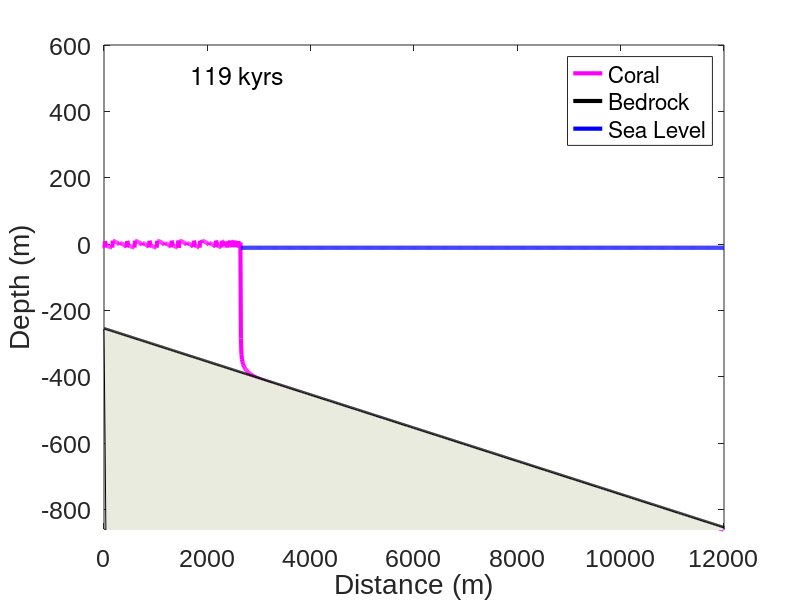

This figure's MATLAB source:
% Coral Reef Modeling: Growth and Abandonment as a Function of Sea Level
% Oscillations and Uplift/Subsidence
% written by Emily Fairfax for Modeling Class
% January 27th, 2016

clear all

%% Initialize
%Time and Space
 % Horizontal Space
    dx = 10; % horizontal step size
    xmax = 12000; % maximum horizontal position 
    x = 0:dx:xmax; % set up the x array describing horizontal space

    % Temporal Space
    Yrcon = 3.14*10^7; % number of seconds in a year, common coversion
    dt = 1800; % time step in years
    tmax = 120000;% maximum time to run the code in years
    t = 0:dt:tmax;% set up the time array
    imax = length(t);% define imax for time loops

%Constants

    %Coral Growth Equation Constants
    Gm = 0.012; % maximum coral growth of 15 mm/yr
    k = 0.08; % extinction coefficient for light /m
    I = 2000*Yrcon; % surface light intensity in microE/m^2/yr
    Ik = 200*Yrcon; % saturating light intensity in microE/m^2/yr

    %Topographic Constants
    %note: use suboruprate for either uplift or subsidence: negative sign ->uplift,
    %positive sign -> subsidence
    slope = 0.05; %slope of the linear baseline topography in m/m
    topomax = 100; %maximum elevation of the inital baseline topography
    suboruprate = 0.003; %subsidence in m/yr
    baselinemax = -slope*xmax+topomax-(suboruprate*tmax);

    %Sea Level Constants
    meansealevel = 0;% average sea level set to zero
    ampsealevel = 60; % amplitude of sea level oscillations is about 60m
    period = 40000; % period of sea level oscillations in years

%Set Up Arrays: note all arrays are made in horizontal space, and need to
%be the same length as the time array in order for the code to run properly
    %Set Number of Nodes for Variable Arrays
    N = (xmax/dx)+1; % number of nodes, plus one to make correct length

    %Sea Level Array
    sealevel = zeros(N:1); % sea level array starts full of zeros
    sealevel(1:N) = 0;
    %Topographic Array: note this can be changed to other shapes for
    %different initial topographic conditions
    baseline = -slope.*x + topomax; % Initial baseline of topography

    % Height of Coral Arrays
    coralsl = zeros(N:1); % height of coral relative to sea level, starts as all zeros
    coralsl(1:N)=baseline; % fill zeros with initial condition: all coral are at the height of the baseline

    coralsubup = zeros(N:1); % height of coral with subsidence or uplift relative to sea level, starts all zeros
    coralsubup(1:N)=coralsl-(suboruprate*dt); % fill zeros with inital condition:

    absdepth = zeros(N:1); % absolute depth of coral below sea level, start all zeros
    absdepth(1:N) = sealevel-coralsubup; % fill zeros with initial condition: depth is sealevel minus coral depth with sub or up rate included, ie distance between top of coral and water surface




%% Run


for i=1:imax
    %Sea Level oscillates sinusoidally with time
    sealevel(1:N) = ampsealevel*sin((2*pi*t(i))/period); % sea level oscillation in meters relative to mean sea level
    
    %Calculate Coral Height with subsidence or uplift change relative to sea level
    coralsubup = coralsl-(suboruprate*dt); % in meters
    
    % Calculate the absolute depth below current sea level including coral
    % protrusions
    absdepth = sealevel-coralsubup; % in meters
    
    % Calculate the discreet growth of the coral for this time step
    dcoral = (Gm*tanh((I/Ik)*exp(-k*absdepth)))*dt; % change in coral growth in meters
    
    % If coral growth is negative, replace with zero. Coral does not grow
    % out of the water
    neg = find(absdepth<0); % find where coral is above sea level and thus not growing
    dcoral(neg)=0; % corrects dcoral array so that coral out of water has zero growth
         
    % Calculate the new height of the coral relative to the sea level
    coralsl(1:N) = coralsubup + dcoral;
    
    % Lift up or sink the baseline topography (depends on if using uplift
    % or subsidence
    
    baseline = -slope.*x+topomax-suboruprate*t(i); % equation for baseline topography, with elevation in meters
    
  
% Plot results
    waterlevel = sealevel(i)*ones(size(x));
    sea = find(sealevel(i)>coralsl);
   
    
    figure(1)
    clf
    
    plot(x,coralsl,'m','linewidth',3)
    hold all
    plot(x,baseline,'k','linewidth',3)  
    plot(x(sea),waterlevel(sea),'b','linewidth',3)
    
%     %color the coral pink!
%     xx = [flipud(x),flipud(x)];        % repeat x values
%     yy = [baseline,coralsl];   % vector of upper & lower boundaries
%     fill(xx,yy,[.97, .475, .561])    % fill area defined by x & yy in blue
    
    %color the bedrock beige!
    xx = [x,x];
    bottomline=zeros(N:1);
    bottomline(1:N)=-200000;
    cc = [baseline, bottomline];
    fill(xx,cc,[.91,.92,.87])
    
    
    xlabel('Distance (m)', 'fontname', 'arial', 'fontsize',21)
    ylabel('Depth (m)', 'fontname', 'arial', 'fontsize',21)
    set(gca,'fontsize',18,'fontname','arial')
    legend('Coral','Bedrock','Sea Level')
    ht=text(1450,500,['  ',num2str(round(t(i)/1000)), ' kyrs  '],'fontsize',18); %print time in animation
    axis([0 xmax baselinemax topomax+500])
    hold all % hold all makes different colors while hold on keeps the lines the same color
    pause(0.1)
    
    
    
end
